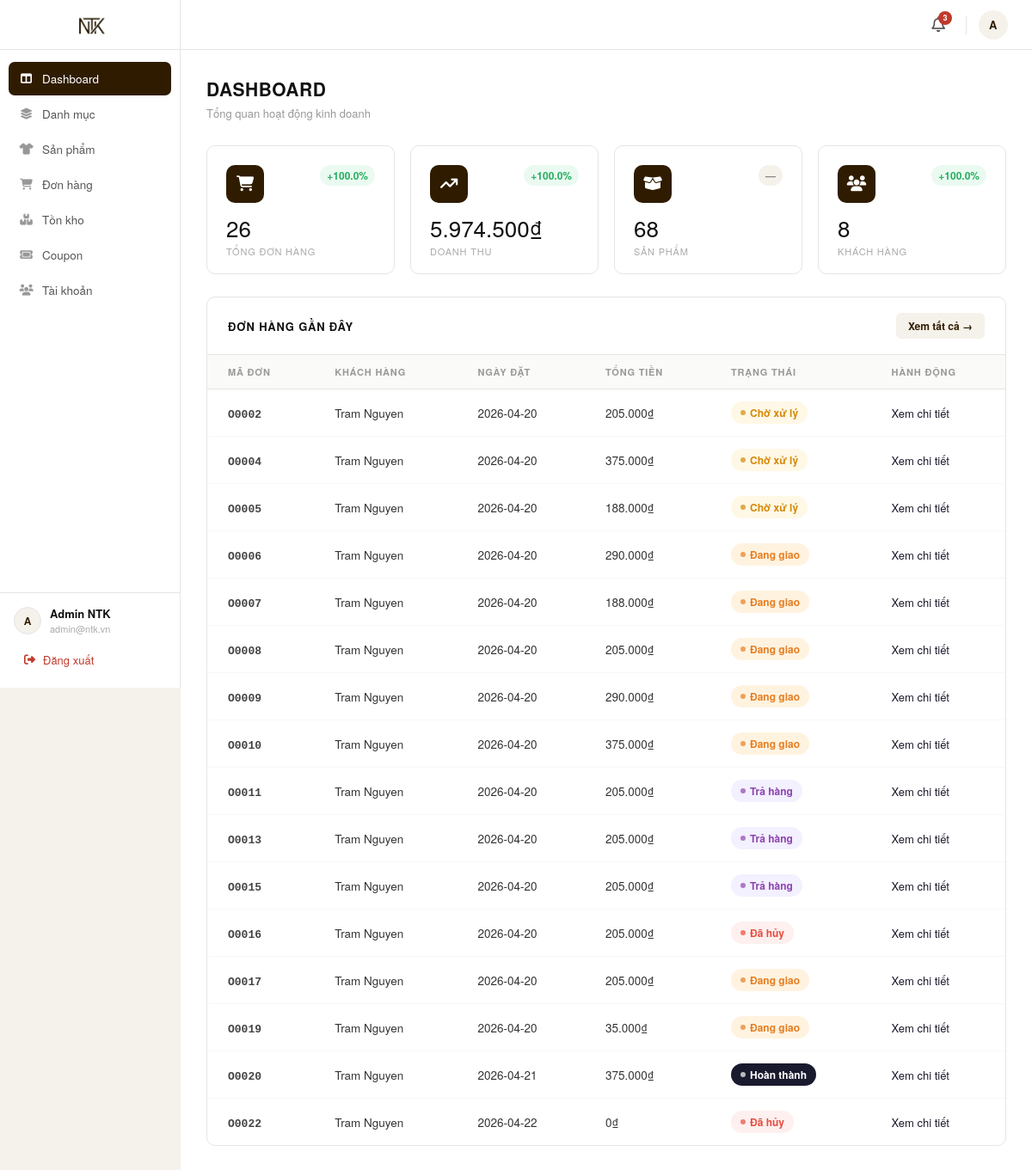
/admin/dashboard.php, run on an earlier commit of the app's database.
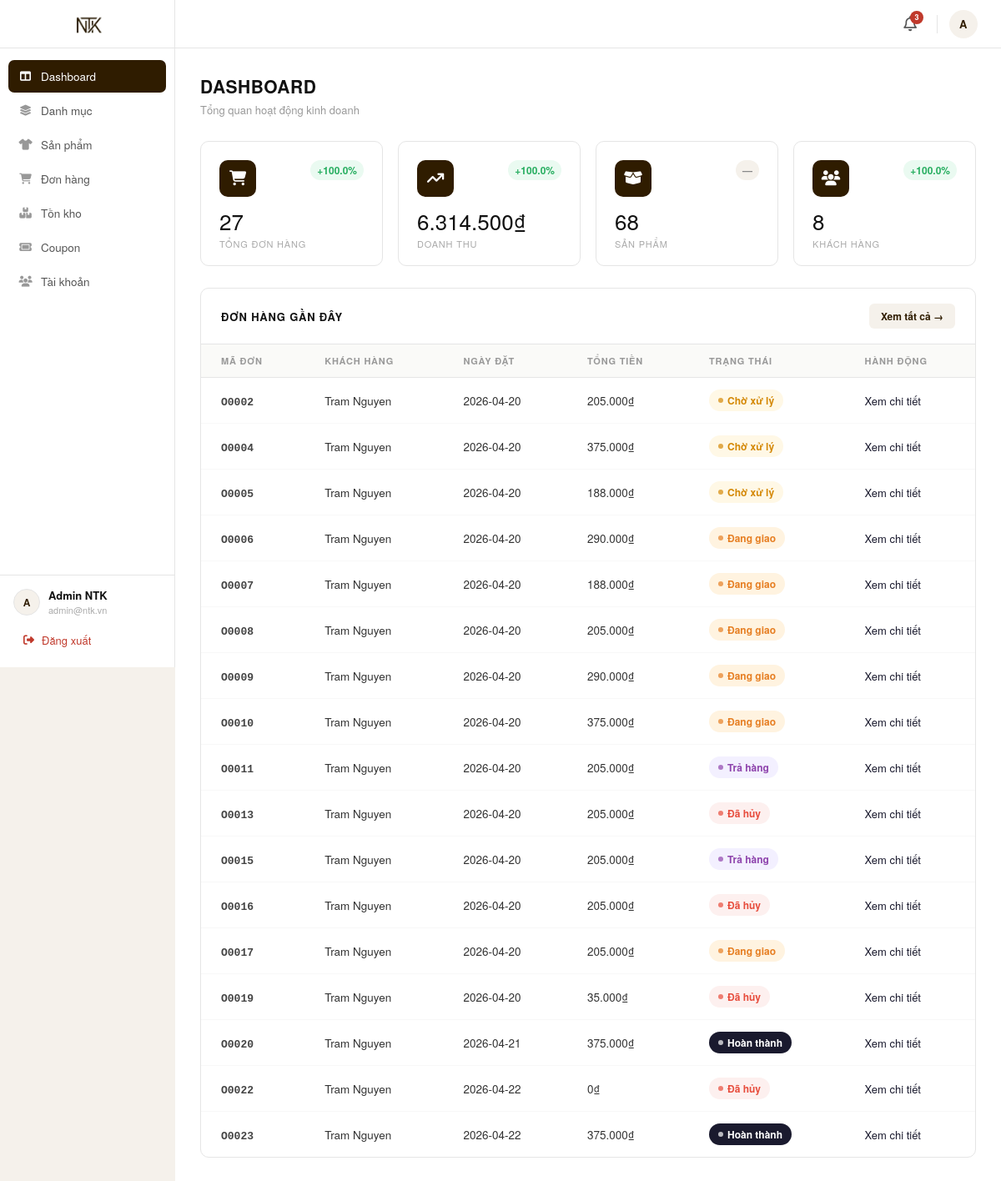
And on a later commit of the database.
### tables this page shows
CREATE TABLE IF NOT EXISTS `orders` (
  `order_id` char(5) NOT NULL,
  `payos_order_code` bigint(20) DEFAULT NULL,
  `payos_qr_code` text DEFAULT NULL,
  `user_id` char(5) DEFAULT NULL,
  `order_date` datetime DEFAULT current_timestamp(),
  `fullname` varchar(100) DEFAULT NULL,
  `phone` varchar(10) DEFAULT NULL,
  `address` varchar(500) DEFAULT NULL,
  `total_price` decimal(15,2) DEFAULT NULL,
  `shipping_fee` decimal(15,2) DEFAULT NULL,
  `shipping_method_id` char(5) DEFAULT NULL,
  `discount_value` decimal(15,2) DEFAULT NULL,
  `order_status` int(11) DEFAULT NULL,
  `final_price` decimal(15,2) DEFAULT NULL,
  `payment_status` int(11) DEFAULT 0,
  `payment_method` int(11) DEFAULT NULL,
  `coupon_id` char(5) DEFAULT NULL,
  `tracking_number` varchar(50) DEFAULT NULL,
  `wallet_used_amount` decimal(15,2) DEFAULT 0.00,
  `note` varchar(500) DEFAULT NULL,
  `payos_checkout_url` varchar(1000) DEFAULT NULL,
  PRIMARY KEY (`order_id`),
  KEY `fk_order_user` (`user_id`),
  KEY `fk_order_coupon` (`coupon_id`),
  KEY `fk_order_ship` (`shipping_method_id`)
);

### src/admin/dashboard.php (the view, shortened to what this page needs)
<?php
require_once __DIR__ . '/../config/database.php';
$stmt = $conn->query("SELECT COUNT(*) as total FROM orders");
$total_orders = $stmt->fetch(PDO::FETCH_ASSOC)['total'] ?? 0;
$stmt = $conn->query("SELECT SUM(final_price) as revenue FROM orders WHERE order_status IN (1, 2, 3)");
$total_revenue = $stmt->fetch(PDO::FETCH_ASSOC)['revenue'] ?? 0;
$stmt = $conn->query("SELECT COUNT(*) as total FROM products WHERE status = 1");
$total_products = $stmt->fetch(PDO::FETCH_ASSOC)['total'] ?? 0;
$stmt = $conn->query("SELECT COUNT(*) as total FROM users WHERE role = 0");
$total_customers = $stmt->fetch(PDO::FETCH_ASSOC)['total'] ?? 0;
function getGrowthRate($conn, $table, $dateColumn, $valueColumn = '1', $condition = "1=1") {
    $curSql = "SELECT SUM($valueColumn) as val FROM $table WHERE $condition AND $dateColumn >= DATE_SUB(NOW(), INTERVAL 7 DAY)";
    $prevSql = "SELECT SUM($valueColumn) as val FROM $table WHERE $condition AND $dateColumn >= DATE_SUB(NOW(), INTERVAL 14 DAY) AND $dateColumn < DATE_SUB(NOW(), INTERVAL 7 DAY)";
    $cur = $conn->query($curSql)->fetch(PDO::FETCH_ASSOC)['val'] ?? 0;
    $prev = $conn->query($prevSql)->fetch(PDO::FETCH_ASSOC)['val'] ?? 0;
    if ($prev == 0) return $cur > 0 ? 100 : 0;
    return (($cur - $prev) / $prev) * 100;
}
$growth_orders = getGrowthRate($conn, 'orders', 'order_date');
$growth_revenue = getGrowthRate($conn, 'orders', 'order_date', 'final_price', 'order_status IN (1, 2, 3)');
$growth_customers = getGrowthRate($conn, 'users', 'created_at', '1', 'role = 0');
function renderGrowthBadge($percent) {
    if ($percent > 0) {
        return '<span class="stat-change">+' . number_format($percent, 1) . '%</span>';
    } elseif ($percent < 0) {
        return '<span class="stat-change negative">' . number_format($percent, 1) . '%</span>';
    } else {
        return '<span class="stat-change neutral">0%</span>';
    }
}
$stmt = $conn->prepare("
    SELECT o.order_id, o.fullname, o.order_date, o.final_price, o.order_status
    FROM orders o
    WHERE o.order_date >= DATE_SUB(NOW(), INTERVAL 7 DAY)
    ORDER BY o.order_date ASC
");
$stmt->execute();
$recent_orders = $stmt->fetchAll(PDO::FETCH_ASSOC);
function getOrderStatusLabel(int $status): array {
    $map = [
        0 => ['label' => 'Chờ xử lý',  'class' => 'status-pending'],
        1 => ['label' => 'Đang giao',   'class' => 'status-shipping'],
        2 => ['label' => 'Đã giao',     'class' => 'status-delivered'],
        3 => ['label' => 'Hoàn thành',  'class' => 'status-done'],
        4 => ['label' => 'Đã hủy',      'class' => 'status-cancelled'],
        5 => ['label' => 'Trả hàng',    'class' => 'status-returned'],
    ];
    return $map[$status] ?? ['label' => 'Không rõ', 'class' => 'status-pending'];
}
include __DIR__ . '/../includes/admin_sidebar.php';
?>
<div class="page-header">
    <div class="page-title">Dashboard</div>
    <div class="page-subtitle">Tổng quan hoạt động kinh doanh</div>
</div>
<div class="stats-grid">
    <div class="stat-card">
        <div class="stat-card-top">
            <div class="stat-icon"><i class="fa-solid fa-cart-shopping"></i></div>
            <?= renderGrowthBadge($growth_orders) ?>
        </div>
        <div class="stat-value"><?= number_format($total_orders) ?></div>
        <div class="stat-label">Tổng đơn hàng</div>
    </div>
    <div class="stat-card">
        <div class="stat-card-top">
            <div class="stat-icon"><i class="fa-solid fa-arrow-trend-up"></i></div>
            <?= renderGrowthBadge($growth_revenue) ?>
        </div>
        <div class="stat-value"><?= number_format($total_revenue, 0, ',', '.') ?>₫</div>
        <div class="stat-label">Doanh thu</div>
    </div>
    <div class="stat-card">
        <div class="stat-card-top">
            <div class="stat-icon"><i class="fa-solid fa-box-open"></i></div>
            <span class="stat-change neutral">—</span>
        </div>
        <div class="stat-value"><?= number_format($total_products) ?></div>
        <div class="stat-label">Sản phẩm</div>
    </div>
    <div class="stat-card">
        <div class="stat-card-top">
            <div class="stat-icon"><i class="fa-solid fa-users"></i></div>
            <?= renderGrowthBadge($growth_customers) ?>
        </div>
        <div class="stat-value"><?= number_format($total_customers) ?></div>
        <div class="stat-label">Khách hàng</div>
    </div>
</div>
<div class="section-card">
    <div class="section-header">
        <div class="section-title">Đơn hàng gần đây</div>
        <a href="orders.php" class="btn-view-all">Xem tất cả →</a>
    </div>
    <table class="data-table">
        <thead>
            <tr>
                <th>Mã đơn</th>
                <th>Khách hàng</th>
                <th>Ngày đặt</th>
                <th>Tổng tiền</th>
                <th>Trạng thái</th>
                <th>Hành động</th>
            </tr>
        </thead>
        <tbody>
            <?php if (empty($recent_orders)): ?>
            <tr>
                <td colspan="6" style="text-align:center; padding:30px; color:#aaa;">
                    Chưa có đơn hàng nào
                </td>
            </tr>
            <?php else: ?>
            <?php foreach ($recent_orders as $order):
                $statusInfo = getOrderStatusLabel((int)$order['order_status']);
            ?>
            <tr>
                <td><span class="order-id"><?= htmlspecialchars($order['order_id']) ?></span></td>
                <td><?= htmlspecialchars($order['fullname'] ?? '—') ?></td>
                <td><?= date('Y-m-d', strtotime($order['order_date'])) ?></td>
                <td><?= number_format($order['final_price'], 0, ',', '.') ?>₫</td>
                <td>
                    <span class="status-badge <?= $statusInfo['class'] ?>">
                        <?= $statusInfo['label'] ?>
                    </span>
                </td>
                <td>
                    <a href="order_detail.php?id=<?= urlencode($order['order_id']) ?>" class="action-link">
                        Xem chi tiết
                    </a>
                </td>
            </tr>
            <?php endforeach; ?>
            <?php endif; ?>
        </tbody>
    </table>
</div>
</main>
</body>
</html>

### src/includes/admin_sidebar.php (shortened to what this page needs)
<?php
$admin_current_page = basename($_SERVER['PHP_SELF']);
?>
<!DOCTYPE html>
<html lang="vi">
<head>
    <link rel="stylesheet" href="https://cdnjs.cloudflare.com/ajax/libs/font-awesome/6.5.0/css/all.min.css">
</head>
<body>
<aside class="admin-sidebar">
    <a href="dashboard.php" class="sidebar-logo">
        <img src="../assets/images/logo-ntk.png" alt="NTK Fashion Logo">
    </a>
    <nav class="sidebar-nav">
        <a href="dashboard.php" class="nav-item <?= ($admin_current_page === 'dashboard.php') ? 'active' : '' ?>">
            <i class="fa-solid fa-table-columns"></i> Dashboard
        </a>
        <a href="categories.php" class="nav-item <?= ($admin_current_page === 'categories.php') ? 'active' : '' ?>">
            <i class="fa-solid fa-layer-group"></i> Danh mục
        </a>
        <a href="products.php" class="nav-item <?= ($admin_current_page === 'products.php') ? 'active' : '' ?>">
            <i class="fa-solid fa-shirt"></i> Sản phẩm
        </a>
        <a href="orders.php" class="nav-item <?= ($admin_current_page === 'orders.php') ? 'active' : '' ?>">
            <i class="fa-solid fa-cart-shopping"></i> Đơn hàng
        </a>
        <a href="inventory.php" class="nav-item <?= ($admin_current_page === 'inventory.php') ? 'active' : '' ?>">
            <i class="fa-solid fa-boxes-stacked"></i> Tồn kho
        </a>
        <a href="coupons.php" class="nav-item <?= ($admin_current_page === 'coupons.php') ? 'active' : '' ?>">
            <i class="fa-solid fa-ticket"></i> Coupon
        </a>
        <a href="accounts.php" class="nav-item <?= ($admin_current_page === 'accounts.php') ? 'active' : '' ?>">
            <i class="fa-solid fa-users"></i> Tài khoản
        </a>
    </nav>
    <div class="sidebar-footer">
        <div class="admin-info">
            <div class="admin-info-avatar">
                <?= strtoupper(substr($_SESSION['fullname'] ?? 'A', 0, 1)) ?>
            </div>
            <div>
                <div class="admin-info-name"><?= htmlspecialchars($_SESSION['fullname'] ?? 'Admin NTK') ?></div>
                <div class="admin-info-email"><?= htmlspecialchars($_SESSION['username'] ?? 'admin@ntk.vn') ?></div>
            </div>
        </div>
        <a href="../views/logout.php" class="btn-logout">
            <i class="fa-solid fa-right-from-bracket"></i> Đăng xuất
        </a>
    </div>
</aside>
<header class="admin-topbar">
    <a href="#" class="topbar-icon-btn" title="Thông báo">
        <i class="fa-regular fa-bell"></i>
        <span class="topbar-badge">3</span>
    </a>
    <div class="topbar-avatar" title="<?= htmlspecialchars($_SESSION['fullname'] ?? 'Admin') ?>">
        <?= strtoupper(substr($_SESSION['fullname'] ?? 'A', 0, 1)) ?>
    </div>
</header>
<main class="admin-main">
<div class="admin-content">

### src/includes/admin_sidebar.php (style rules this page uses)
*, *::before, *::after { box-sizing: border-box; margin: 0; padding: 0; }
body { font-family: "Helvetica Neue", Helvetica, Arial, sans-serif; background-color: #f5f1eb; color: #111111; }
.admin-sidebar { position: fixed; top: 0; left: 0; width: 210px; height: 100vh; background: #ffffff; border-right: 1px solid #e5e5e5; display: flex; flex-direction: column; z-index: 1000; }
.sidebar-logo { display: flex; align-items: center; justify-content: center; height: 58px; border-bottom: 1px solid #e5e5e5; text-decoration: none; }
.sidebar-logo img { height: 40px; width: auto; object-fit: contain; }
.sidebar-nav { flex: 1; padding: 14px 10px; overflow-y: auto; }
.nav-item { display: flex; align-items: center; gap: 10px; padding: 10px 12px; border-radius: 7px; color: #555555; text-decoration: none; font-size: 13.5px; font-weight: 500; transition: all 0.15s ease; margin-bottom: 2px; }
.nav-item i { width: 17px; text-align: center; font-size: 13px; flex-shrink: 0; opacity: 0.6; }
.nav-item.active { background: #2f1c00; color: #ffffff; font-weight: 500; }
.nav-item.active i { opacity: 1; }
.sidebar-footer { padding: 14px 16px; border-top: 1px solid #e5e5e5; }
.admin-info { display: flex; align-items: center; gap: 10px; margin-bottom: 10px; }
.admin-info-avatar { width: 32px; height: 32px; border-radius: 50%; background: #f5f1eb; border: 1px solid #e5e5e5; display: flex; align-items: center; justify-content: center; font-size: 12px; font-weight: 700; color: #2f1c00; flex-shrink: 0; }
.admin-info-name { font-size: 13px; font-weight: 600; color: #111111; }
.admin-info-email { font-size: 11px; color: #aaa; white-space: nowrap; overflow: hidden; text-overflow: ellipsis; max-width: 130px; }
.btn-logout { display: flex; align-items: center; gap: 9px; padding: 9px 12px; border-radius: 7px; color: #c0392b; text-decoration: none; font-size: 13px; font-weight: 500; transition: background 0.15s; }
.btn-logout i { font-size: 13px; }
.admin-topbar { position: fixed; top: 0; left: 210px; right: 0; height: 58px; background: #ffffff; border-bottom: 1px solid #e5e5e5; display: flex; align-items: center; justify-content: flex-end; padding: 0 28px; gap: 10px; z-index: 999; }
.topbar-icon-btn { position: relative; width: 36px; height: 36px; border-radius: 50%; display: flex; align-items: center; justify-content: center; color: #555; cursor: pointer; font-size: 18px; transition: background 0.2s; text-decoration: none; }
.topbar-badge { position: absolute; top: 2px; right: 2px; width: 16px; height: 16px; background: #c0392b; border-radius: 50%; font-size: 9px; font-weight: 700; color: #fff; display: flex; align-items: center; justify-content: center; }
.topbar-avatar { width: 34px; height: 34px; border-radius: 50%; background: #f5f1eb; color: #2f1c00; display: flex; align-items: center; justify-content: center; font-size: 13px; font-weight: 700; cursor: pointer; letter-spacing: 0.5px; flex-shrink: 0; }
.admin-main { margin-left: 210px; padding-top: 58px; min-height: 100vh; background: #ffffff; }
.admin-content { padding: 30px; }

What changed in the data, as far as the page shows it:
changed orders "O0013": order_status "Trả hàng" → "Đã hủy"
changed orders "O0019": order_status "Đang giao" → "Đã hủy"
added orders: order_id "O0023", fullname "Tram Nguyen", order_date "2026-04-22", final_price "375.000", order_status "Hoàn thành"
Also different on the page:
$total_orders: "26" → "27"
$total_revenue: "5.974.500" → "6.314.500"
